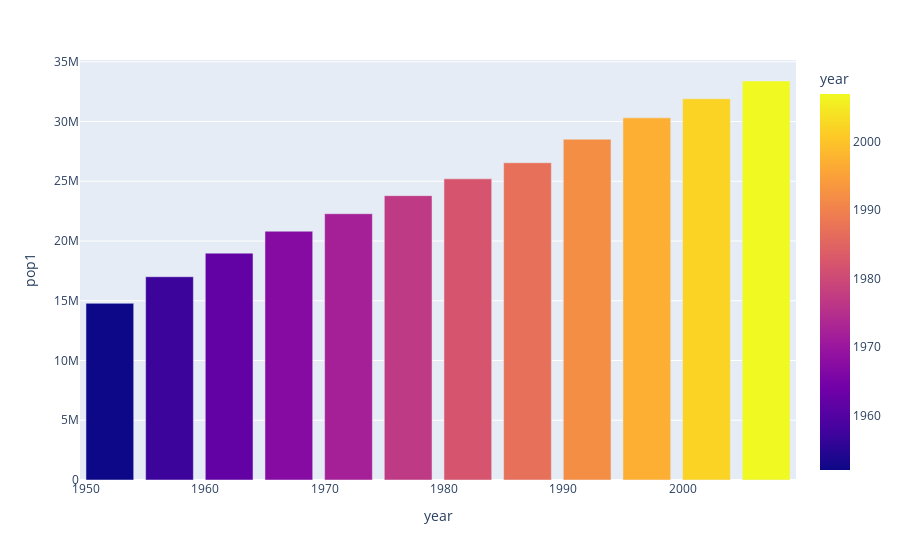

The notebook cell saved with this chart:
### Code cell
px.bar(dc,x='year',y='pop',color='year',hover_data=['lifeExp','pop','gdpPercap'],labels={'pop':'pop1'})

### Figure 1 — Plotly figure (JSON) as saved in the notebook; plotly's stock layout.template omitted (floating-point values rounded to 4 significant figures)
{"data": [{"alignmentgroup": "True", "customdata": [[68.75, 11370.0], [69.96, 12490.0], [71.3, 13460.0], [72.13, 16080.0], [72.88, 18970.0], [74.21, 22090.0], [75.76, 22900.0], [76.86, 26630.0], [77.95, 26340.0], [78.61, 28950.0], [79.77, 33330.0], [80.65, 36320.0]], "hovertemplate": "year=%{marker.color}<br>pop1=%{y}<br>lifeExp=%{customdata[0]}<br>gdpPercap=%{customdata[1]}<extra></extra>", "legendgroup": "", "marker": {"color": [1952, 1957, 1962, 1967, 1972, 1977, 1982, 1987, 1992, 1997, 2002, 2007], "coloraxis": "coloraxis", "pattern": {"shape": ""}}, "name": "", "offsetgroup": "", "orientation": "v", "showlegend": false, "textposition": "auto", "type": "bar", "x": [1952, 1957, 1962, 1967, 1972, 1977, 1982, 1987, 1992, 1997, 2002, 2007], "xaxis": "x", "y": [14785584, 17010154, 18985849, 20819767, 22284500, 23796400, 25201900, 26549700, 28523502, 30305843, 31902268, 33390141], "yaxis": "y"}], "layout": {"barmode": "relative", "coloraxis": {"colorbar": {"title": {"text": "year"}}, "colorscale": [[0, "#0d0887"], [0.1111, "#46039f"], [0.2222, "#7201a8"], [0.3333, "#9c179e"], [0.4444, "#bd3786"], [0.5556, "#d8576b"], [0.6667, "#ed7953"], [0.7778, "#fb9f3a"], [0.8889, "#fdca26"], [1, "#f0f921"]]}, "legend": {"tracegroupgap": 0}, "margin": {"t": 60}, "xaxis": {"anchor": "y", "domain": [0, 1], "title": {"text": "year"}}, "yaxis": {"anchor": "x", "domain": [0, 1], "title": {"text": "pop1"}}}}
